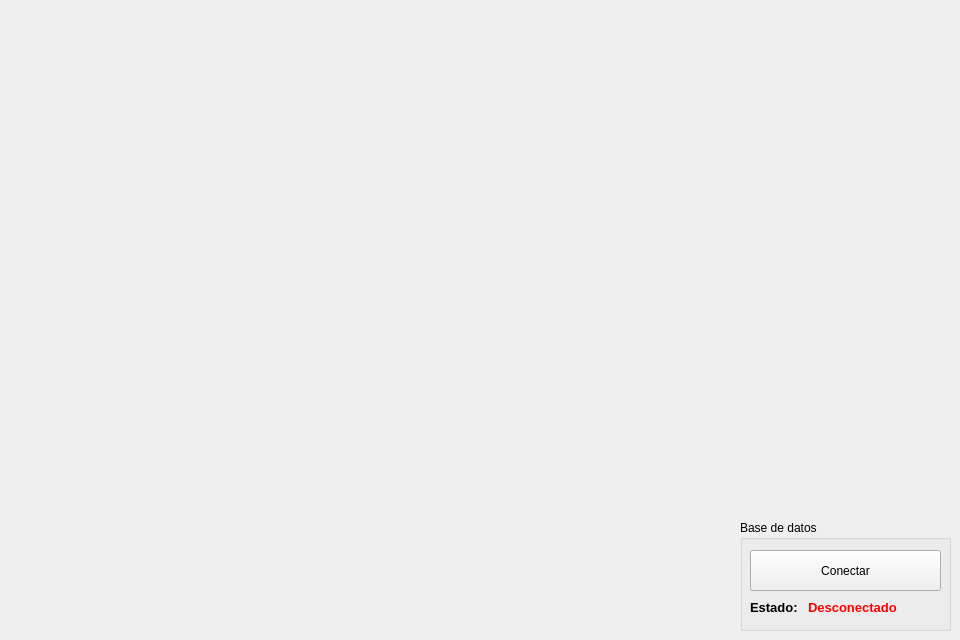
    <widget class="QWidget" name="tab_inicio">
     <attribute name="title">
      <string>Inicio</string>
     </attribute>
     <widget class="QGroupBox" name="groupBox_3">
      <property name="geometry">
       <rect>
        <x>740</x>
        <y>520</y>
        <width>211</width>
        <height>111</height>
       </rect>
      </property>
      <property name="title">
       <string>Base de datos</string>
      </property>
      <widget class="QPushButton" name="pushButton_ConectarBD">
       <property name="geometry">
        <rect>
         <x>10</x>
         <y>30</y>
         <width>191</width>
         <height>41</height>
        </rect>
       </property>
       <property name="text">
        <string>Conectar</string>
       </property>
      </widget>
      <widget class="QWidget" name="formLayoutWidget">
       <property name="geometry">
        <rect>
         <x>10</x>
         <y>80</y>
         <width>191</width>
         <height>21</height>
        </rect>
       </property>
       <layout class="QFormLayout" name="formLayout">
        <item row="0" column="0">
         <widget class="QLabel" name="label_63">
          <property name="text">
           <string>&lt;html&gt;&lt;head/&gt;&lt;body&gt;&lt;p&gt;&lt;span style=&quot; font-size:10pt; font-weight:600;&quot;&gt;Estado: &lt;/span&gt;&lt;/p&gt;&lt;/body&gt;&lt;/html&gt;</string>
          </property>
         </widget>
        </item>
        <item row="0" column="1">
         <widget class="QLabel" name="label_EstadoConexion">
          <property name="text">
           <string>&lt;html&gt;&lt;head/&gt;&lt;body&gt;&lt;p&gt;&lt;span style=&quot; font-size:10pt; font-weight:600; color:#ff0000;&quot;&gt;Desconectado&lt;/span&gt;&lt;/p&gt;&lt;/body&gt;&lt;/html&gt;</string>
          </property>
         </widget>
        </item>
       </layout>
      </widget>
     </widget>
     <widget class="QLabel" name="label_image">
      <property name="geometry">
       <rect>
        <x>10</x>
        <y>10</y>
        <width>941</width>
        <height>401</height>
       </rect>
      </property>
      <property name="text">
       <string/>
      </property>
     </widget>
    </widget>
